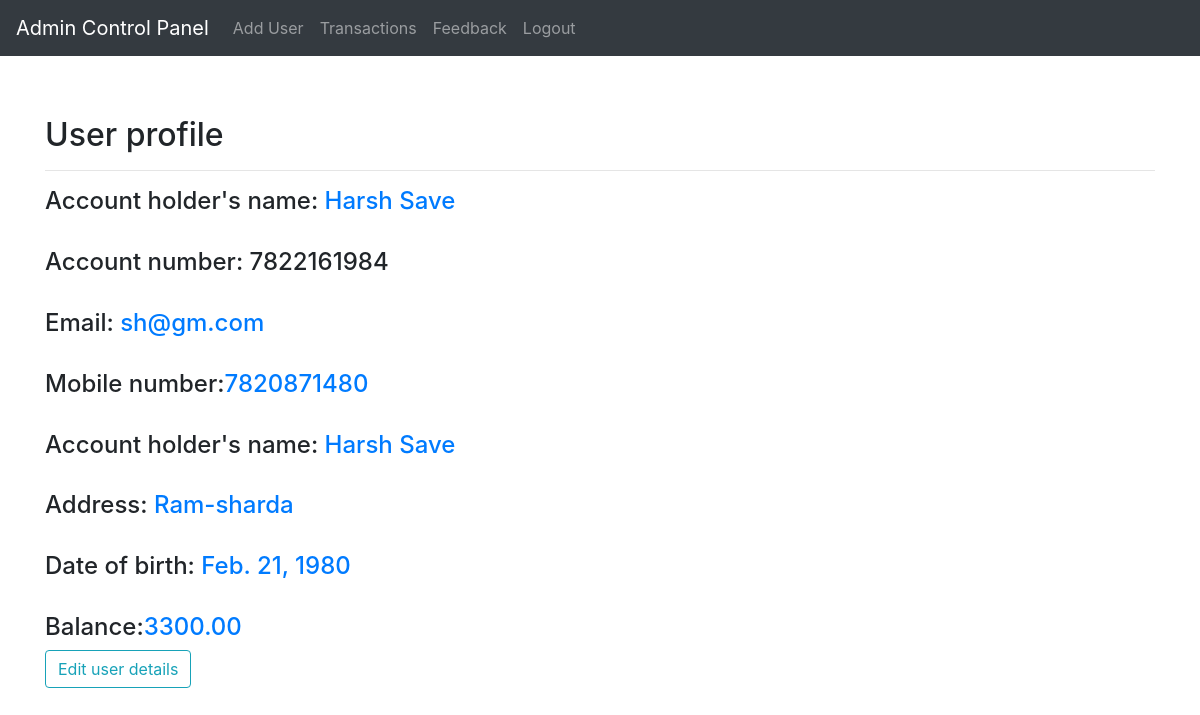
/accounts/1, run on the app's committed database.
### accounts/models.py (models this page shows)
class User(AbstractUser):
    username = models.CharField(
        max_length=30, null=True, blank=True)
    email = models.EmailField(null=True, blank=True)
    objects = UserManager()
    USERNAME_FIELD = 'email'
    REQUIRED_FIELDS = []

class AccountDetails(models.Model):
    user = models.OneToOneField(
        User, on_delete=models.CASCADE, related_name="details", primary_key=True)
    phone = models.CharField(verbose_name="Mobile number",
                             max_length=10, null=True, blank=False)
    address = models.TextField(
        verbose_name="Address", max_length=300, null=False, blank=False, default="def")
    dob = models.DateField(verbose_name="birth date",
                           max_length=15, null=True, blank=False)
    account_number = models.CharField(
        verbose_name="Account number", max_length=15, null=True, blank=True)
    created_date = models.DateTimeField(
        verbose_name="Created date", auto_now_add=True, null=True)
    full_name = models.CharField(max_length=100, null=True)
    balance = models.DecimalField(null=True, max_digits=10, decimal_places=2)
    """age = models.CharField(
        verbose_name='age', max_length=5, null=True, blank=True)"""

### accounts/views.py (the view)
# urls.py: path('accounts/<int:pk>', views.account_details, name='accounts'),
def account_details(request, pk=None):
    if pk:
        user = User.objects.select_related('details').get(pk=pk)
    context = {'user': user}
    return render(request, 'admin/account_details.html', context)

### templates/admin/account_details.html (shortened to what this page needs)
{% extends 'admin/admin_nav.html'%}
{% load static %}
    {% block content %}
    <div class="container">
        <div style="padding-top: 60px;">
        <h2>User profile</h2>
        <hr>
        <h4>Account holder's name: <span class="text-primary">{{user.details.full_name}}</span></h4>
        <br>
        <h4>Account number: {{user.details.account_number}}</h4>
        <br>
        <h4>Email: <span class="text-primary">{{user.email}}</span></h4>
        <br>
        <h4>Mobile number:<span class="text-primary">{{user.details.phone}}</span></h4>
        <br>
        <h4>Account holder's name: <span class="text-primary">{{user.details.full_name}}</span></h4>
        <br>
        <h4>Address: <span class="text-primary">{{user.details.address}}</span></h4>
        <br>
        <h4>Date of birth: <span class="text-primary">{{user.details.dob}}</span></h4>
        <br>
        <h4>Balance:<span class="text-primary">{{user.details.balance}}</span></h4>
        <a class="btn btn-outline-info" href="{% url 'edit' pk=user.pk %}">Edit user details</a></td>
    </div>
    {% endblock %}

### static/admin_panel/css/admin_style.css (style rules this page uses)
body { padding: 0px; margin: 0px; }

### data on the page
User: details.full_name "Harsh Save", details.account_number "7822161984", email "sh@gm.com", details.phone "7820871480", details.address "Ram-sharda", details.dob "Feb. 21, 1980", details.balance "3300.00"
